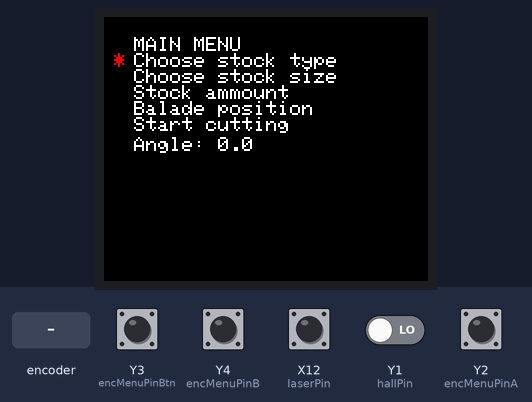
Recording of a program running on a simulated pyboard running MicroPython. On the bench: 162×132 colour display. The test bench sets the inputs (shaded band); at power-on: X12 (laserPin), Y3 (encMenuPinBtn) HIGH, Y1 (hallPin), Y2 (encMenuPinA), Y4 (encMenuPinB) LOW. Library files of the repository ran but are not shown: ST7735.py, sysfont.py.

Above: at 1.3 s.
1.4 s: rotary encoder on Y2 (encMenuPinA) / Y4 (encMenuPinB) turned 1 step (first pin leading)
At 2.7 s:
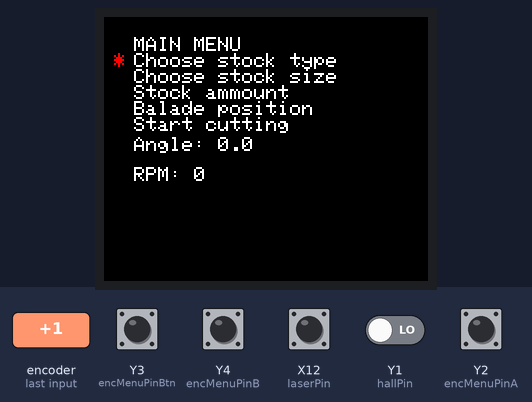
Timing chart, 0 to 4.4 s (numbered marks = the images above; inputs shaded):
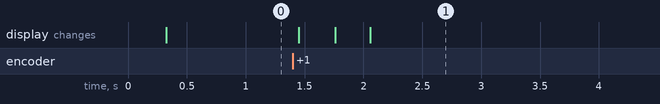

The program:

main.py
```python
#https://github.com/boochow/MicroPython-ST7735
from ST7735 import TFT
from sysfont import sysfont
from pyb import ExtInt, Pin
import math
import pins as pn
import interrupts as itr
import definitions as df
import menu as mu

mainMenuLayout = mu.spawnMenu('mainMenu', 1, 5, 'MAIN MENU', 'Choose stock type', 'Choose stock size', 'Stock ammount', 'Balade position', 'Start cutting')
stockAmmountMenuLayout = mu.spawnMenu('stockAmmount', 1, 3, 'STOCK AMMOUNT', 'Hroizontal ammount', 'Vertical ammount', 'Back')
currentMenu = mainMenuLayout.menuName
mainMenuLayout.menuDisplay()

def main():
    global currentMenu
    if currentMenu == mainMenuLayout.menuName and itr.cntMenuBtn == 1:
        df.tft.fill(TFT.BLACK)
        mainMenuLayout.menuDisplay()
        itr.cntMenuBtn = 0
        currentMenu = mainMenuLayout.menuName

    if currentMenu == mainMenuLayout.menuName and itr.cntMenuBtn == 0:
        mainMenuLayout.menuPointer()
        df.RPM()
        df.armAngleRead(itr.cntAngleEnc)

    if currentMenu == mainMenuLayout.menuName and itr.encoderPos == 3:
        if itr.cntMenuBtn == 1:
            currentMenu = stockAmmountMenuLayout.menuName
            df.tft.fill(TFT.BLACK)
            itr.encoderPos = 1
            stockAmmountMenuLayout.menuDisplay()
            itr.cntMenuBtn = 0

    if currentMenu == stockAmmountMenuLayout.menuName and itr.cntMenuBtn == 0:
        stockAmmountMenuLayout.menuPointer()

    if currentMenu == stockAmmountMenuLayout.menuName and itr.encoderPos == 3:
        if itr.cntMenuBtn == 1:
            currentMenu = mainMenuLayout.menuName

while 1:
    main()
```

pins.py
```python
from pyb import Pin

laserPin = Pin('X12')
ssrPin = Pin('X11')
```

interrupts.py
```python
import pyb
import time
from pyb import Pin, ExtInt

hallPin = Pin('Y1')

encMenuPinA = Pin('Y2') #Y2
encMenuPinB = Pin('Y4') #Y3
encMenuPinBtn = Pin('Y3') #Y4

encAnglePinA = Pin('X12') #Y5
encAnglePinB = Pin('X11') #Y6
encAnglePinZ = Pin('Y8') #Y7

t = time.ticks_ms()
tdt = 1
tt = 1

cntMenuBtn = 1
oldEncPos = 0
encoderPos = 1
aFlagMenu = 0
bFlagMenu = 0

cntAngleEnc = 0
aFlagAngle = 0
bFlagAngle = 0
zFlagAngle = 0

def clbEncA(v):
    global encoderPos
    global aFlagMenu
    global bFlagMenu
    if encMenuPinA.value()==1 and encMenuPinB.value()==1 and aFlagMenu==1:
        encoderPos += 1
        bFlagMenu = 0
        aFlagMenu = 0
    elif encMenuPinA.value()==1 and encMenuPinB.value()==0:
        bFlagMenu = 1

def clbEncB(v):
    global encoderPos
    global aFlagMenu
    global bFlagMenu
    if encMenuPinA.value()==1 and encMenuPinB.value()==1 and bFlagMenu==1:
        encoderPos -= 1
        bFlagMenu = 0
        aFlagMenu = 0
    elif encMenuPinA.value()==0 and encMenuPinB.value()==1:
        aFlagMenu = 1

def clbEncBtn(v):
    global cntMenuBtn
    cntMenuBtn = 1

def clbEncAngA(v):
    global cntAngleEnc
    global aFlagAngle
    global bFlagAngle
    if encAnglePinA.value()==1 and encAnglePinB.value()==1 and aFlagAngle==1:
        cntAngleEnc += 1
        #print('Encoder @ position ',cntAngleEnc)
        bFlagAngle = 0
        aFlagAngle = 0
    elif encAnglePinA.value()==1 and encAnglePinB.value()==0:
        bFlagAngle = 1

def clbEncAngB(v):
    global cntAngleEnc
    global aFlagAngle
    global bFlagAngle
    if encAnglePinA.value()==1 and encAnglePinB.value()==1 and bFlagAngle==1:
        cntAngleEnc -= 1
        #print('Encoder @ position ',cntAngleEnc)
        bFlagAngle = 0
        aFlagAngle = 0
    elif encAnglePinA.value()==0 and encAnglePinB.value()==1:
        aFlagAngle = 1

def clbHall(v):
    global t
    global tdt
    global tt
    #tdt = time.ticks_diff(time.ticks_ms(), t)
    #t = time.ticks_ms()
    tt += 1
    print(tt, ' ', tdt)

encMenuA = ExtInt(encMenuPinA, ExtInt.IRQ_RISING, Pin.PULL_NONE, clbEncA)
encMenuB = ExtInt(encMenuPinB, ExtInt.IRQ_RISING, Pin.PULL_NONE, clbEncB)
encMenuBtn = ExtInt(encMenuPinBtn, ExtInt.IRQ_RISING, Pin.PULL_NONE, clbEncBtn)

encAngleA = ExtInt(encAnglePinA, ExtInt.IRQ_RISING, Pin.PULL_UP, clbEncAngA)
encAngleB = ExtInt(encAnglePinB, ExtInt.IRQ_RISING, Pin.PULL_UP, clbEncAngB)

hall = ExtInt(hallPin, ExtInt.IRQ_RISING, Pin.PULL_NONE, clbHall)
```

definitions.py
```python
import interrupts as itr
import math
import time
from ST7735 import TFT
from sysfont import sysfont
from machine import SPI

spi = SPI('X', baudrate=20000000, polarity=0, phase=0)
tft=TFT(spi,'X4','X3','X5') #DC, reset, CS
tft.initr()
tft.rgb(True)

def truncate(n, decimals):
    multiplier = 10 ** decimals
    return int(n * multiplier) / multiplier

def armAngleRead(angleCnt):
    angle = round(360/2500*itr.cntAngleEnc, 3)
    tft.text((15, 60), "Angle: "+str(angle)+" ", TFT.WHITE, sysfont, 1, nowrap=True)

def RPM():
    itr.t
    itr.tt
    itr.tdt
    itr.tdt = time.ticks_diff(time.ticks_ms(), itr.t)
    if itr.tdt >=2000:
        itr.tt = 0
        itr.tdt = 0
        t = time.ticks_ms()
        tft.text((15, 75), "RPM: 0                       ", TFT.WHITE, sysfont, 1, nowrap=True)
    if itr.tt >= 3 and itr.tdt <=3000:
        deltaTime = itr.tdt/itr.tt
        frq = 1/deltaTime
        itr.tt = 0
        itr.tdt = 0
        itr.t = time.ticks_ms()
        rpm = frq*10000 # (ms to s) 1000 * (s to min) 60 / (3 times per rotaion) 3
        tft.text((15, 75), "RPM: "+str(int(rpm))+"                        ", TFT.WHITE, sysfont, 1, nowrap=True)
```

menu.py
```python
import interrupts as itr
import definitions as df
from ST7735 import TFT
from sysfont import sysfont
left_margin = 15

class spawnMenu:
    def __init__(self, menuName, menuMin, menuMax, *arg):
        self.menuName = menuName
        self.menuMin = menuMin
        self.menuMax = menuMax
        self.arg = arg

    def menuDisplay(self):
        global left_margin
        df.tft.fill(TFT.BLACK)
        h = 10
        for item in self.arg:
            df.tft.text((left_margin, h), item, TFT.WHITE, sysfont, 1, nowrap=True)
            h += sysfont["Height"]

    def menuPointer(self):
        global left_margin
        margin = left_margin -10
        if itr.encoderPos <= self.menuMax and itr.encoderPos >= self.menuMin:
            h = 10 + itr.encoderPos*sysfont["Height"]
            df.tft.fillrect([margin, sysfont["Height"]+10], [sysfont["Width"], sysfont["Height"]*self.menuMax], TFT.BLACK)
            df.tft.text((margin, h), "*", TFT.RED, sysfont, 1, nowrap=True)
            #print(itr.encoderPos)
        elif itr.encoderPos >= self.menuMax:
            itr.encoderPos = self.menuMax
        elif itr.encoderPos <= self.menuMin:
            itr.encoderPos = self.menuMin
```
